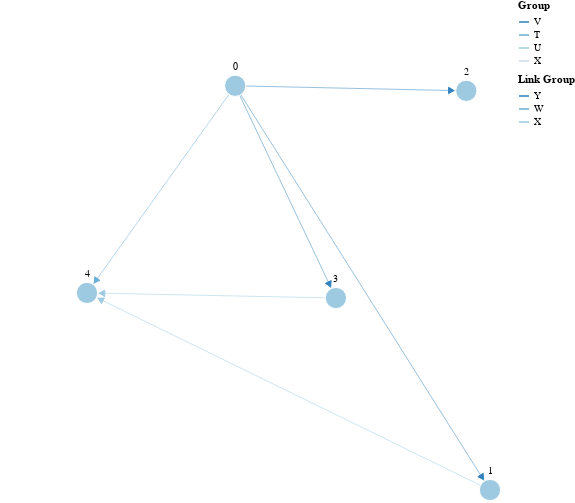

Notebook source saved alongside this figure:
### Code cell
g = nx.generators.barabasi_albert_graph(5, 3)
def rand_group():
    possible = "TUVWXYZ"
    return random.sample(possible, 1)[0]

node_properties = {n: {"group": rand_group(), 
                       "fx": random.randint(1, 100),
                       "fy": random.randint(1, 100),
                       "fixedx": -100,
                       "fixedy": -100}
                    for n in g.nodes()}

edge_attributions = {e: {"group": rand_group()}
                    for e in g.edges()}

nx.set_node_attributes(g, node_properties)
nx.set_edge_attributes(g, edge_attributions)
nx.set_node_attributes(g, {k:f"n{i}" for i, k in enumerate(g.nodes)}, "label")

schema = plots.spring_force_graph(g, node_labels="label")
plots.save_schema(schema, "_schema.json")
plots.ipy_display(schema, format="interactive")

### Figure 1 — Vega specification as saved in the notebook (floating-point values rounded to 4 significant figures)
{"$schema": "https://vega.github.io/schema/vega/v5.json", "data": [{"name": "node-data", "on": [{"modify": "node.datum", "trigger": "fix.length == 2", "values": "{fixedx: fix[0], fixedy: fix[1]}"}, {"modify": "reset", "trigger": "reset", "values": "{fixedx: -100, fixedy: -100}"}], "values": [{"fixedx": -100, "fixedy": -100, "fx": 38, "fy": 15, "group": "V", "id": 0, "label": 0}, {"fixedx": -100, "fixedy": -100, "fx": 81, "fy": 95, "group": "T", "id": 1, "label": 1}, {"fixedx": -100, "fixedy": -100, "fx": 77, "fy": 16, "group": "V", "id": 2, "label": 2}, {"fixedx": -100, "fixedy": -100, "fx": 55, "fy": 57, "group": "U", "id": 3, "label": 3}, {"fixedx": -100, "fixedy": -100, "fx": 13, "fy": 56, "group": "X", "id": 4, "label": 4}]}, {"name": "link-data", "values": [{"group": "Y", "source": 0, "target": 1}, {"group": "Y", "source": 0, "target": 2}, {"group": "Y", "source": 0, "target": 3}, {"group": "W", "source": 0, "target": 4}, {"group": "X", "source": 1, "target": 4}, {"group": "X", "source": 3, "target": 4}]}], "description": "A node-link diagram with force-directed layout.", "height": 500, "legends": [{"stroke": "color", "symbolType": "stroke", "title": "Group"}, {"stroke": "colorlink", "symbolType": "stroke", "title": "Link Group"}], "marks": [{"encode": {"enter": {"fill": {"field": "group", "value": "color"}, "stroke": {"value": "white"}}, "update": {"cursor": {"value": "pointer"}, "fx": {"signal": "datum.fixedx != -100 ? datum.fixedx  : ((layoutdata ? scale('xscale', datum.fx) : null))"}, "fy": {"signal": "datum.fixedy != -100 ? datum.fixedy : ((layoutdata ? scale('yscale', datum.fy) : null))"}, "size": {"signal": "2 * nodeRadius * nodeRadius"}}}, "from": {"data": "node-data"}, "name": "nodes", "transform": [{"forces": [{"force": "center", "x": {"signal": "cx"}, "y": {"signal": "cy"}}, {"force": "collide", "radius": {"signal": "nodeRadius"}}, {"force": "nbody", "strength": {"signal": "nodeCharge"}}, {"distance": {"signal": "linkDistance"}, "force": "link", "links": "link-data"}], "iterations": 300, "restart": {"signal": "restart"}, "signal": "force", "static": true, "type": "force"}], "type": "symbol", "zindex": 1}, {"encode": {"enter": {"align": {"value": "center"}, "baseline": {"value": "middle"}, "fill": {"value": "black"}, "fontSize": {"value": 10}, "text": {"field": "datum.label"}}, "update": {"x": {"field": "x"}, "y": {"field": "y"}}}, "from": {"data": "nodes"}, "interactive": false, "name": "labels", "transform": [{"anchor": ["top", "bottom", "right", "left"], "avoidMarks": ["nodes"], "offset": [1], "size": {"signal": "[width + 60, height]"}, "type": "label"}], "type": "text", "zindex": 2}, {"encode": {"update": {"stroke": {"field": "group", "scale": "colorlink"}, "strokeWidth": {"value": 0.5}}}, "from": {"data": "link-data"}, "interactive": false, "transform": [{"require": {"signal": "force"}, "shape": "line", "sourceX": "datum.source.x", "sourceY": "datum.source.y", "targetX": "datum.target.x", "targetY": "datum.target.y", "type": "linkpath"}], "type": "path"}, {"encode": {"enter": {"fill": {"field": "group", "scale": "colorlink"}, "shape": {"value": "triangle-right"}, "size": {"value": 40}, "stroke": {"field": "group", "scale": "colorlink"}}, "hover": {"opacity": {"value": 1}}, "update": {"x": {"field": "target.x"}, "y": {"field": "target.y"}}}, "from": {"data": "link-data"}, "name": "arrows", "transform": [{"as": "tan", "expr": "atan2((datum.datum.target.y-datum.datum.source.y),(datum.datum.target.x-datum.datum.source.x))", "type": "formula"}, {"as": "angle", "expr": "datum.tan*180/PI", "type": "formula"}, {"as": "y", "expr": "datum.datum.target.y - nodeRadius*sin(datum.tan)", "type": "formula"}, {"as": "x", "expr": "datum.datum.target.x - nodeRadius*cos(datum.tan)", "type": "formula"}], "type": "symbol", "zindex": {"value": 40}}], "padding": 0, "scales": [{"domain": {"data": "node-data", "field": "group"}, "name": "color", "range": {"scheme": "category20c"}, "type": "ordinal"}, {"domain": {"data": "link-data", "field": "group"}, "name": "colorlink", "range": {"scheme": "category20c"}, "type": "ordinal"}, {"domain": {"data": "node-data", "field": "fx"}, "name": "xscale", "range": [10, {"signal": "width - 10"}]}, {"domain": {"data": "node-data", "field": "fy"}, "name": "yscale", "range": [10, {"signal": "height - 10"}]}], "signals": [{"name": "cx", "update": "width / 2"}, {"name": "cy", "update": "height / 2"}, {"name": "nodeRadius", "value": 15}, {"name": "nodeCharge", "value": -80}, {"name": "linkDistance", "value": 80}, {"bind": {"input": "checkbox"}, "name": "layoutdata", "value": true}, {"description": "State variable for active node fix status.", "name": "fix", "on": [{"events": "symbol:mouseout[!event.buttons], window:mouseup", "update": "false"}, {"events": "symbol:mouseover", "update": "fix || true"}, {"events": "[symbol:mousedown, window:mouseup] > window:mousemove!", "force": true, "update": "xy()"}], "value": false}, {"description": "Unfix node", "name": "reset", "on": [{"events": "symbol:dblclick", "update": "item().datum"}], "value": null}, {"description": "Graph node most recently interacted with.", "name": "node", "on": [{"events": "symbol:mouseover", "update": "fix === true ? item() : node"}], "value": null}, {"description": "Flag to restart Force simulation upon data changes.", "name": "restart", "on": [{"events": {"signal": "fix"}, "update": "fix && fix.length"}, {"events": {"signal": "layoutdata"}, "update": "true"}, {"events": {"signal": "reset"}, "update": "true"}], "value": false}], "width": 500}
